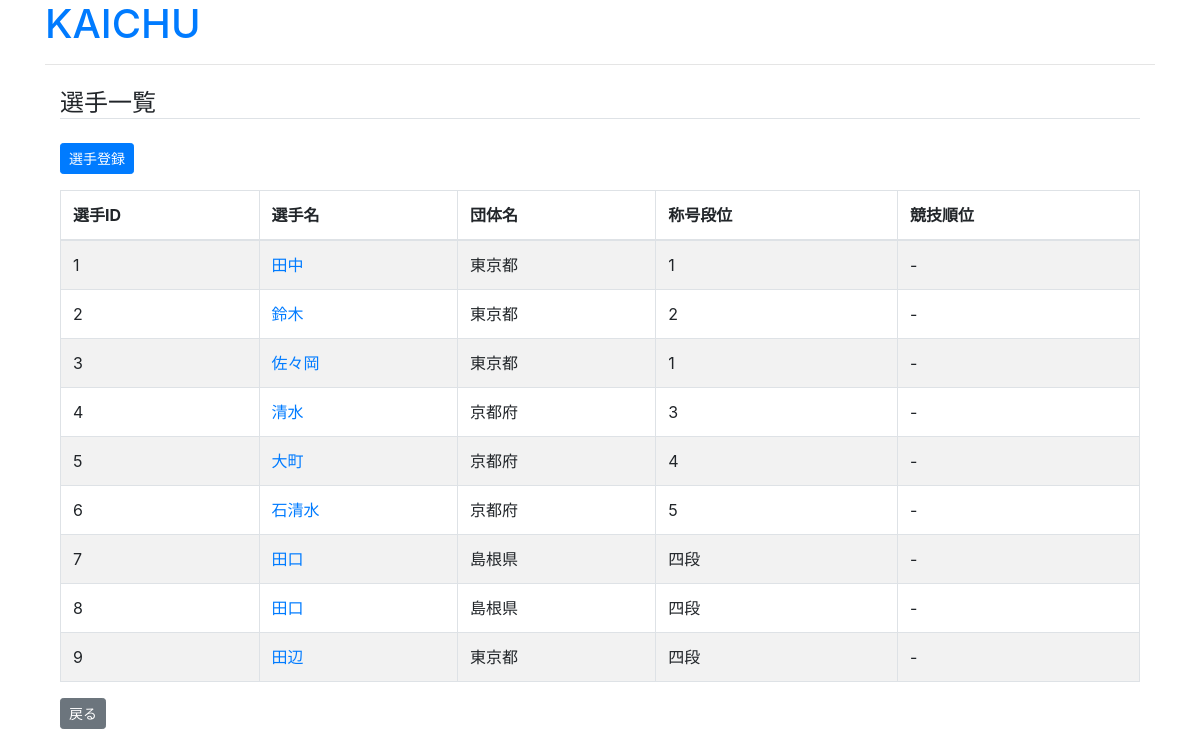
/cms/player_list/2, run on the app's committed database.
### cms/models.py (models this page shows, shortened)
class Player(models.Model):
    competition = models.ForeignKey(
        Competition, verbose_name='大会', related_name='players', on_delete=models.CASCADE)
    name = models.CharField('選手名', max_length=255)
    team_name = models.CharField('団体名', max_length=255)
    dan = models.CharField('称号段位', max_length=255)
    rank = models.CharField('順位', max_length=255)

### cms/views.py (the view)
# urls.py: path('player_list/<int:competition_id>',
def player_list(request, competition_id):
    players = Player.objects.filter(
        competition_id=competition_id).values()
    return render(request, 'cms/player_list.html', {'players': players, 'competition_id': competition_id})

### cms/templates/cms/player_list.html
{% extends "cms/base.html" %}
{% block content %}
<h4 class="mt-4 border-bottom">選手一覧</h4>
<a href="{% url 'cms:add_player' competition_id=competition_id %}" class="btn btn-primary btn-sm my-3">選手登録</a>
<table class="table table-striped table-bordered">
  <thead>
    <tr>
      <th scope="col">選手ID</th>
      <th scope="col">選手名</th>
      <th scope="col">団体名</th>
      <th scope="col">称号段位</th>
      <th scope="col">競技順位</th>
    </tr>
  </thead>
  <tbody>
    {% for player in players %}
    <tr>
      <td>{{ player.id }}</td>
      <td>
        <a href="{% url 'cms:edit_player' competition_id=competition_id player_id=player.id %}">
          {{ player.name }}
        </a>
      </td>
      <td>{{ player.team_name }}</td>
      <td>{{ player.dan }}</td>
      <td>{{ player.rank }}</td>
    </tr>
    {% endfor %}
  </tbody>
</table>
<a href="{% url 'cms:match_list' competition_id=competition_id %}" class="btn btn-secondary btn-sm">戻る</a>
{% endblock content %}

### data on the page
Player: id "1", name "田中", team_name "東京都", dan "1", rank "-"
Player: id "2", name "鈴木", team_name "東京都", dan "2", rank "-"
Player: id "3", name "佐々岡", team_name "東京都", dan "1", rank "-"
Player: id "4", name "清水", team_name "京都府", dan "3", rank "-"
Player: id "5", name "大町", team_name "京都府", dan "4", rank "-"
Player: id "6", name "石清水", team_name "京都府", dan "5", rank "-"
Player: id "7", name "田口", team_name "島根県", dan "四段", rank "-"
Player: id "8", name "田口", team_name "島根県", dan "四段", rank "-"
Player: id "9", name "田辺", team_name "東京都", dan "四段", rank "-"
